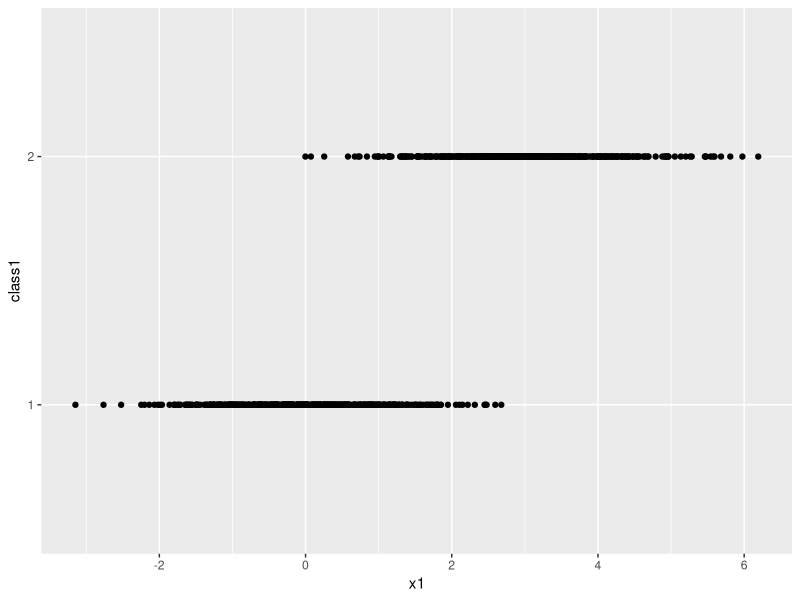
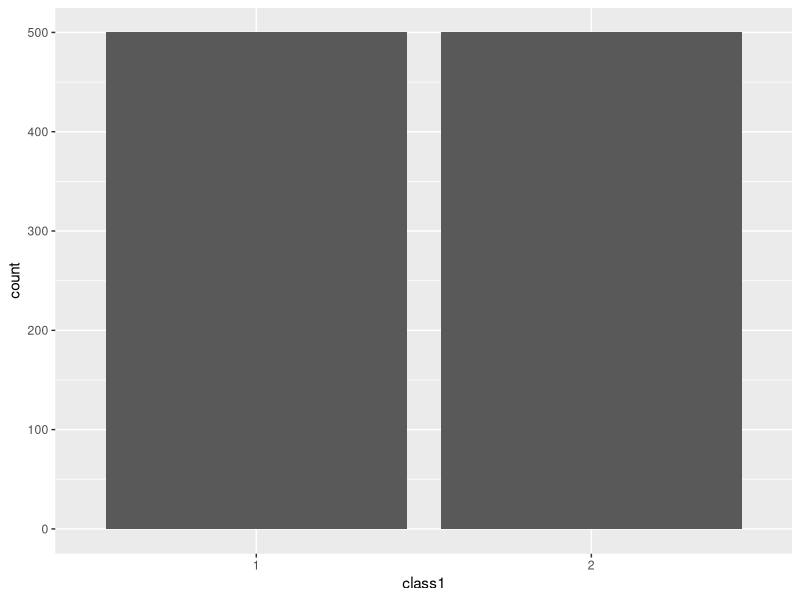
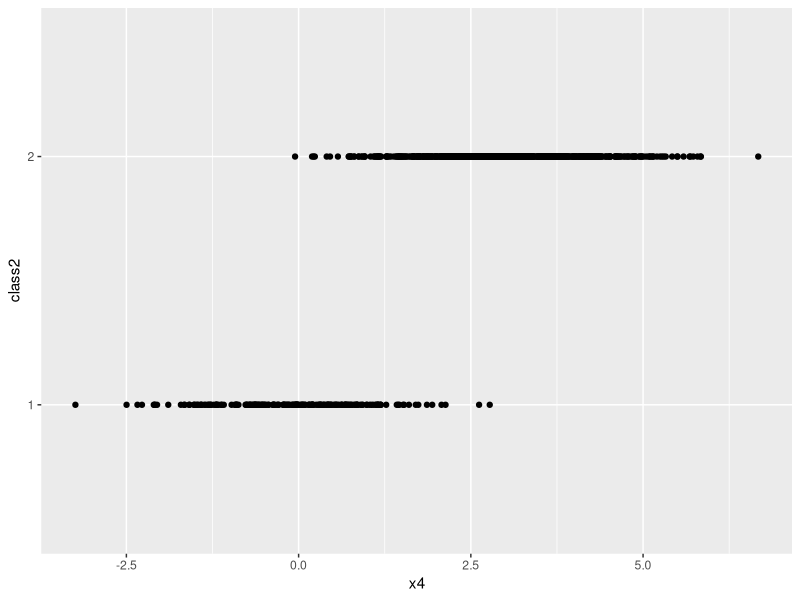
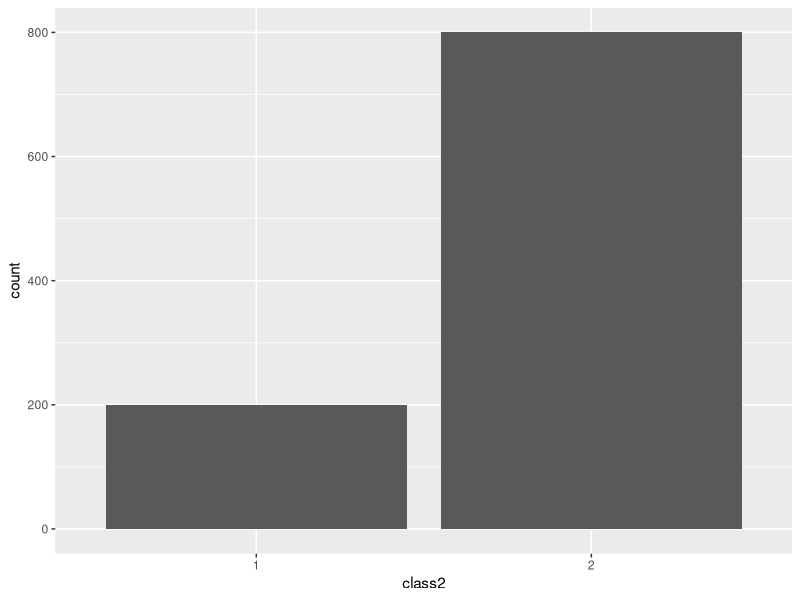
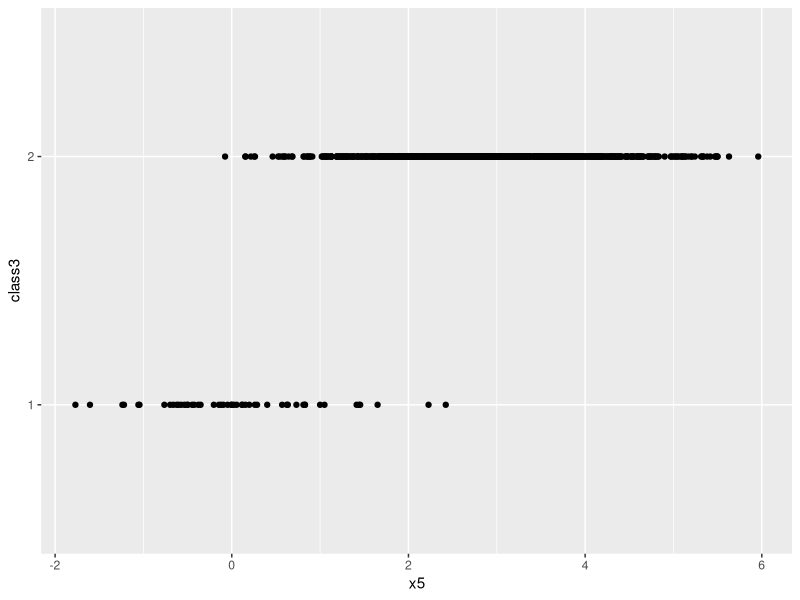
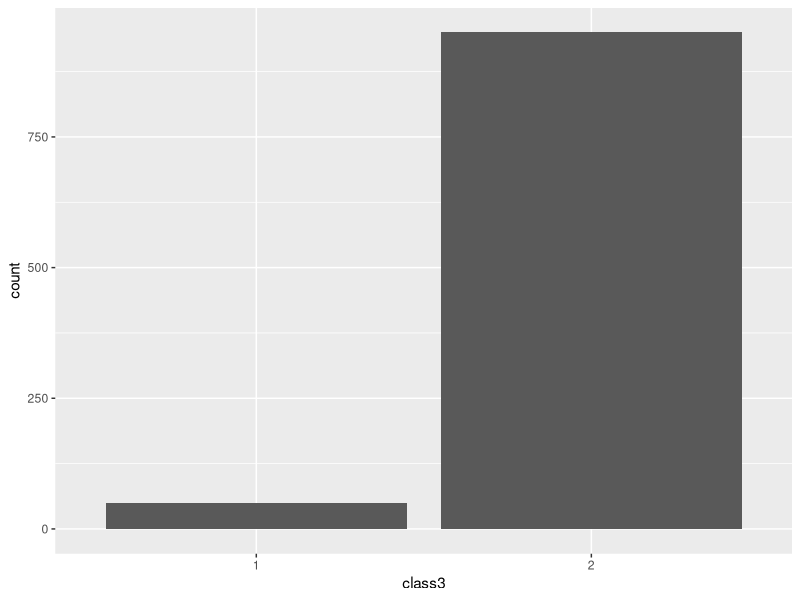
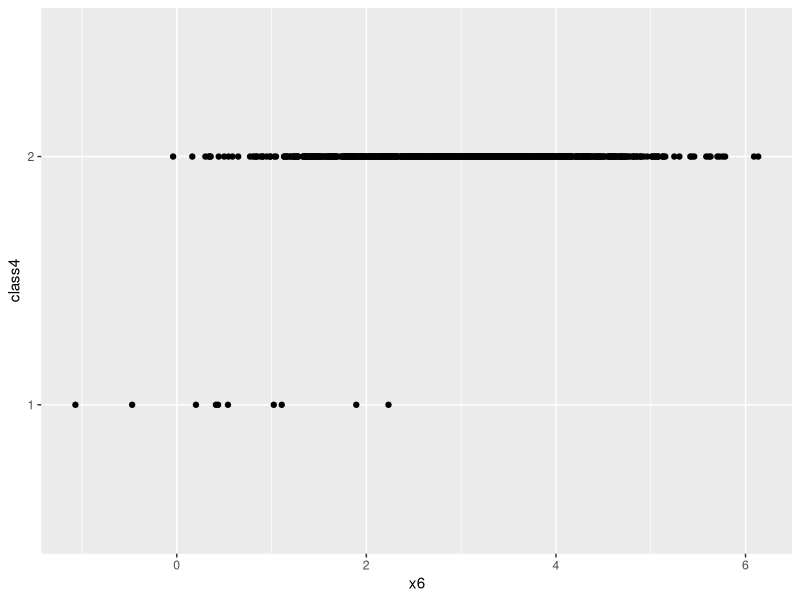
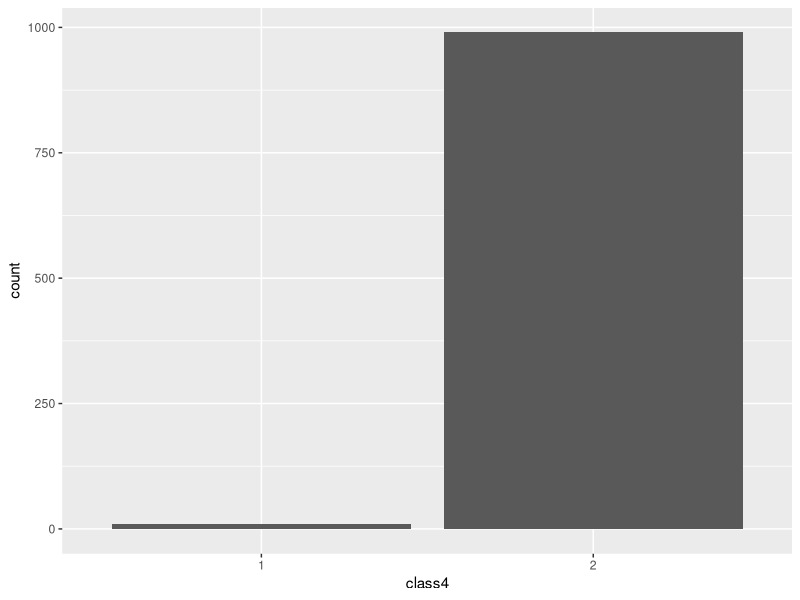

Here is the R script that generated these plots, in order:
library(ggplot2)

x1 <- c(rnorm(500, 0,1), rnorm(500,3,1))
x2 <- rnorm(1000)
x3 <- rnorm(1000)
class1 <- factor(rep(1:2, each = 500))

sim_1 <- data.frame(x1, x2, x3, class1)

ggplot(sim_1, mapping = aes(x = x1, y = class1)) + geom_point()
ggplot(sim_1, mapping = aes(x = class1)) + geom_bar()

x4 <- c(rnorm(200, 0,1), rnorm(800,3,1))
class2 <- factor(c(rep(1, 200), rep(2, 800)))
sim_2 <- data.frame(x4, x2, x3, class2)
ggplot(sim_2, mapping = aes(x = x4, y = class2)) + geom_point()
ggplot(sim_2, mapping = aes(x = class2)) + geom_bar()

x5 <- c(rnorm(50, 0,1), rnorm(950,3,1))
x7 <- c(rnorm(50, -1,1), rnorm(950,1,1))
class3 <- factor(c(rep(1, 50), rep(2, 950)))
sim_3 <- data.frame(x5, x7, x3, class3)
ggplot(sim_3, mapping = aes(x = x5, y = class3)) + geom_point()
ggplot(sim_3, mapping = aes(x = class3)) + geom_bar()

x6 <- c(rnorm(10, 0,1), rnorm(990,3,1))
class4 <- factor(c(rep(1, 10), rep(2, 990)))
sim_4 <- data.frame(x6, x2, x3, class4)
ggplot(sim_4, mapping = aes(x = x6, y = class4)) + geom_point()
ggplot(sim_4, mapping = aes(x = class4)) + geom_bar()

ggplot(sim_3, mapping = aes(x = x5, y = x7, color = class3)) + geom_point()



sim_imbalanced_data <- function(n, n_variables, imb_ratio, mean_diff) {
  n_minor <- n/(imb_ratio + 1)
  n_major <- n - n_minor
  data <- data.frame(class = factor(c(rep(1, n_minor), rep(2, n_major))))
  mean_minor <- sample(-5:5, 1)
  mean_major <- mean_minor + mean_diff
  for(i in 1:n_variables) {
    data[, 1 + i] <- c(rnorm(n_minor, mean_minor, 1), rnorm(n_major, mean_major, 1))
  }
  data
}

data1 <- sim_imbalanced_data(1000, 3, 9, 2)
ggplot(data1, mapping = aes(x = V2, y = V3, color = class)) + geom_point()
